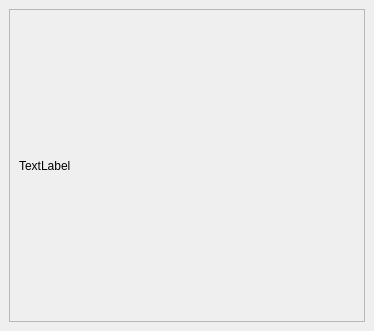
<?xml version="1.0" encoding="UTF-8"?>
<ui version="4.0">
 <class>ResultWindow</class>
 <widget class="QMainWindow" name="ResultWindow">
  <property name="geometry">
   <rect>
    <x>0</x>
    <y>0</y>
    <width>374</width>
    <height>331</height>
   </rect>
  </property>
  <property name="windowTitle">
   <string>Результат</string>
  </property>
  <widget class="QWidget" name="centralwidget">
   <layout class="QVBoxLayout" name="verticalLayout">
    <item>
     <widget class="QScrollArea" name="scrollArea">
      <property name="widgetResizable">
       <bool>true</bool>
      </property>
      <widget class="QWidget" name="scrollAreaWidgetContents">
       <property name="geometry">
        <rect>
         <x>0</x>
         <y>0</y>
         <width>354</width>
         <height>311</height>
        </rect>
       </property>
       <layout class="QVBoxLayout" name="verticalLayout_2">
        <item>
         <widget class="QLabel" name="resultLabel">
          <property name="text">
           <string>TextLabel</string>
          </property>
         </widget>
        </item>
       </layout>
      </widget>
     </widget>
    </item>
   </layout>
  </widget>
 </widget>
 <resources/>
 <connections/>
</ui>
